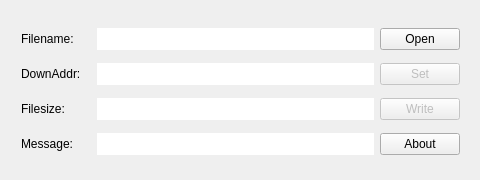
<?xml version="1.0" encoding="UTF-8"?>
<ui version="4.0">
 <class>Widget</class>
 <widget class="QWidget" name="Widget">
  <property name="geometry">
   <rect>
    <x>0</x>
    <y>0</y>
    <width>480</width>
    <height>180</height>
   </rect>
  </property>
  <property name="minimumSize">
   <size>
    <width>480</width>
    <height>180</height>
   </size>
  </property>
  <property name="maximumSize">
   <size>
    <width>480</width>
    <height>180</height>
   </size>
  </property>
  <property name="windowTitle">
   <string>Xdown</string>
  </property>
  <widget class="QWidget" name="verticalLayoutWidget">
   <property name="geometry">
    <rect>
     <x>10</x>
     <y>10</y>
     <width>461</width>
     <height>167</height>
    </rect>
   </property>
   <layout class="QVBoxLayout" name="verticalLayout">
    <item>
     <layout class="QHBoxLayout" name="horizontalLayout">
      <item>
       <widget class="QLabel" name="label_filename">
        <property name="maximumSize">
         <size>
          <width>70</width>
          <height>16777215</height>
         </size>
        </property>
        <property name="text">
         <string>Filename:</string>
        </property>
       </widget>
      </item>
      <item>
       <widget class="QLabel" name="label_filename_v">
        <property name="styleSheet">
         <string notr="true">background-color: rgb(255, 255, 255);</string>
        </property>
        <property name="text">
         <string/>
        </property>
       </widget>
      </item>
      <item>
       <widget class="QPushButton" name="pbn_open">
        <property name="enabled">
         <bool>true</bool>
        </property>
        <property name="maximumSize">
         <size>
          <width>80</width>
          <height>16777215</height>
         </size>
        </property>
        <property name="toolTip">
         <string/>
        </property>
        <property name="text">
         <string>Open</string>
        </property>
       </widget>
      </item>
     </layout>
    </item>
    <item>
     <layout class="QHBoxLayout" name="horizontalLayout_3">
      <item>
       <widget class="QLabel" name="label_downaddr">
        <property name="maximumSize">
         <size>
          <width>70</width>
          <height>16777215</height>
         </size>
        </property>
        <property name="text">
         <string>DownAddr:</string>
        </property>
       </widget>
      </item>
      <item>
       <widget class="QLabel" name="label_downaddr_v">
        <property name="styleSheet">
         <string notr="true">background-color: rgb(255, 255, 255);</string>
        </property>
        <property name="text">
         <string/>
        </property>
       </widget>
      </item>
      <item>
       <widget class="QPushButton" name="pbn_set">
        <property name="enabled">
         <bool>false</bool>
        </property>
        <property name="maximumSize">
         <size>
          <width>80</width>
          <height>16777215</height>
         </size>
        </property>
        <property name="text">
         <string>Set</string>
        </property>
       </widget>
      </item>
     </layout>
    </item>
    <item>
     <layout class="QHBoxLayout" name="horizontalLayout_2">
      <item>
       <widget class="QLabel" name="label_filesize">
        <property name="maximumSize">
         <size>
          <width>70</width>
          <height>16777215</height>
         </size>
        </property>
        <property name="text">
         <string>Filesize:</string>
        </property>
       </widget>
      </item>
      <item>
       <widget class="QLabel" name="label_filesize_v">
        <property name="styleSheet">
         <string notr="true">background-color: rgb(255, 255, 255);</string>
        </property>
        <property name="text">
         <string/>
        </property>
       </widget>
      </item>
      <item>
       <widget class="QPushButton" name="pbn_write">
        <property name="enabled">
         <bool>false</bool>
        </property>
        <property name="maximumSize">
         <size>
          <width>80</width>
          <height>16777215</height>
         </size>
        </property>
        <property name="text">
         <string>Write</string>
        </property>
       </widget>
      </item>
     </layout>
    </item>
    <item>
     <layout class="QHBoxLayout" name="horizontalLayout_4">
      <item>
       <widget class="QLabel" name="label_message">
        <property name="maximumSize">
         <size>
          <width>70</width>
          <height>16777215</height>
         </size>
        </property>
        <property name="text">
         <string>Message:</string>
        </property>
       </widget>
      </item>
      <item>
       <widget class="QLabel" name="label_message_v">
        <property name="styleSheet">
         <string notr="true">background-color: rgb(255, 255, 255);</string>
        </property>
        <property name="text">
         <string/>
        </property>
       </widget>
      </item>
      <item>
       <widget class="QPushButton" name="pbn_about">
        <property name="maximumSize">
         <size>
          <width>80</width>
          <height>16777215</height>
         </size>
        </property>
        <property name="text">
         <string>About</string>
        </property>
       </widget>
      </item>
     </layout>
    </item>
   </layout>
  </widget>
 </widget>
 <layoutdefault spacing="6" margin="11"/>
 <resources/>
 <connections/>
</ui>
